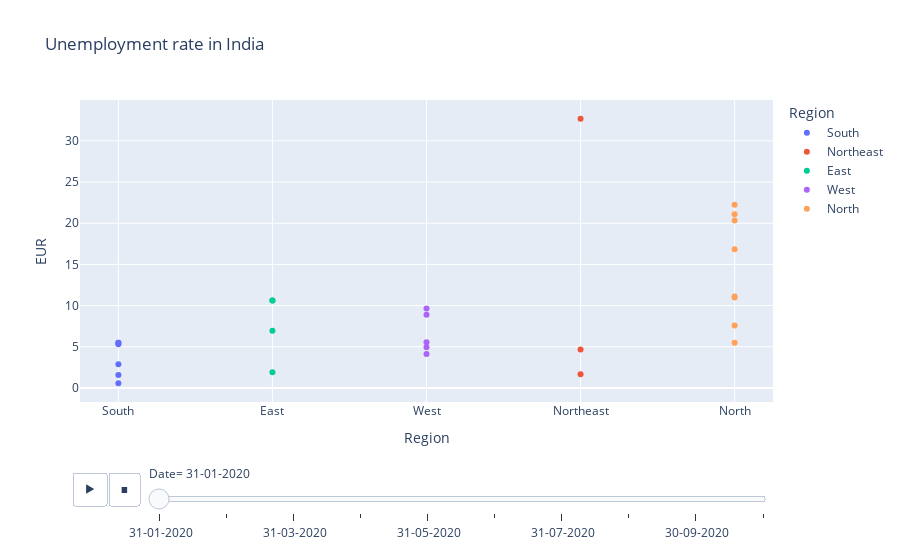

This figure's notebook cell:
### Code cell
#Scatter plot with animation frame
fig4 = px.scatter(df, x="Region", y="EUR", color="Region", animation_frame="Date", title="Unemployment rate in India", template="plotly")
fig4.update_layout(xaxis={'categoryorder':'total ascending'})
fig4.show()

### Figure 1 — Plotly figure (JSON) as saved in the notebook; plotly's stock layout.template omitted (floating-point values rounded to 4 significant figures)
{"data": [{"hovertemplate": "Region=%{x}<br>Date= 31-01-2020<br>EUR=%{y}<extra></extra>", "legendgroup": "South", "marker": {"color": "#636efa", "symbol": "circle"}, "mode": "markers", "name": "South", "orientation": "v", "showlegend": true, "type": "scatter", "x": ["South", "South", "South", "South", "South", "South"], "xaxis": "x", "y": [5.48, 2.86, 5.31, 0.58, 1.57, 5.49], "yaxis": "y"}, {"hovertemplate": "Region=%{x}<br>Date= 31-01-2020<br>EUR=%{y}<extra></extra>", "legendgroup": "Northeast", "marker": {"color": "#EF553B", "symbol": "circle"}, "mode": "markers", "name": "Northeast", "orientation": "v", "showlegend": true, "type": "scatter", "x": ["Northeast", "Northeast", "Northeast"], "xaxis": "x", "y": [4.66, 1.66, 32.67], "yaxis": "y"}, {"hovertemplate": "Region=%{x}<br>Date= 31-01-2020<br>EUR=%{y}<extra></extra>", "legendgroup": "East", "marker": {"color": "#00cc96", "symbol": "circle"}, "mode": "markers", "name": "East", "orientation": "v", "showlegend": true, "type": "scatter", "x": ["East", "East", "East", "East"], "xaxis": "x", "y": [10.61, 10.61, 1.9, 6.94], "yaxis": "y"}, {"hovertemplate": "Region=%{x}<br>Date= 31-01-2020<br>EUR=%{y}<extra></extra>", "legendgroup": "West", "marker": {"color": "#ab63fa", "symbol": "circle"}, "mode": "markers", "name": "West", "orientation": "v", "showlegend": true, "type": "scatter", "x": ["West", "West", "West", "West", "West"], "xaxis": "x", "y": [9.65, 8.89, 5.54, 4.11, 4.95], "yaxis": "y"}, {"hovertemplate": "Region=%{x}<br>Date= 31-01-2020<br>EUR=%{y}<extra></extra>", "legendgroup": "North", "marker": {"color": "#FFA15A", "symbol": "circle"}, "mode": "markers", "name": "North", "orientation": "v", "showlegend": true, "type": "scatter", "x": ["North", "North", "North", "North", "North", "North", "North", "North"], "xaxis": "x", "y": [22.23, 20.34, 16.83, 21.08, 11.11, 10.97, 7.58, 5.49], "yaxis": "y"}], "layout": {"legend": {"title": {"text": "Region"}, "tracegroupgap": 0}, "sliders": [{"active": 0, "currentvalue": {"prefix": "Date="}, "len": 0.9, "pad": {"b": 10, "t": 60}, "steps": [{"args": [[" 31-01-2020"], {"frame": {"duration": 0, "redraw": false}, "fromcurrent": true, "mode": "immediate", "transition": {"duration": 0, "easing": "linear"}}], "label": " 31-01-2020", "method": "animate"}, {"args": [[" 29-02-2020"], {"frame": {"duration": 0, "redraw": false}, "fromcurrent": true, "mode": "immediate", "transition": {"duration": 0, "easing": "linear"}}], "label": " 29-02-2020", "method": "animate"}, {"args": [[" 31-03-2020"], {"frame": {"duration": 0, "redraw": false}, "fromcurrent": true, "mode": "immediate", "transition": {"duration": 0, "easing": "linear"}}], "label": " 31-03-2020", "method": "animate"}, {"args": [[" 30-04-2020"], {"frame": {"duration": 0, "redraw": false}, "fromcurrent": true, "mode": "immediate", "transition": {"duration": 0, "easing": "linear"}}], "label": " 30-04-2020", "method": "animate"}, {"args": [[" 31-05-2020"], {"frame": {"duration": 0, "redraw": false}, "fromcurrent": true, "mode": "immediate", "transition": {"duration": 0, "easing": "linear"}}], "label": " 31-05-2020", "method": "animate"}, {"args": [[" 30-06-2020"], {"frame": {"duration": 0, "redraw": false}, "fromcurrent": true, "mode": "immediate", "transition": {"duration": 0, "easing": "linear"}}], "label": " 30-06-2020", "method": "animate"}, {"args": [[" 31-07-2020"], {"frame": {"duration": 0, "redraw": false}, "fromcurrent": true, "mode": "immediate", "transition": {"duration": 0, "easing": "linear"}}], "label": " 31-07-2020", "method": "animate"}, {"args": [[" 31-08-2020"], {"frame": {"duration": 0, "redraw": false}, "fromcurrent": true, "mode": "immediate", "transition": {"duration": 0, "easing": "linear"}}], "label": " 31-08-2020", "method": "animate"}, {"args": [[" 30-09-2020"], {"frame": {"duration": 0, "redraw": false}, "fromcurrent": true, "mode": "immediate", "transition": {"duration": 0, "easing": "linear"}}], "label": " 30-09-2020", "method": "animate"}, {"args": [[" 31-10-2020"], {"frame": {"duration": 0, "redraw": false}, "fromcurrent": true, "mode": "immediate", "transition": {"duration": 0, "easing": "linear"}}], "label": " 31-10-2020", "method": "animate"}], "x": 0.1, "xanchor": "left", "y": 0, "yanchor": "top"}], "title": {"text": "Unemployment rate in India"}, "updatemenus": [{"buttons": [{"args": [null, {"frame": {"duration": 500, "redraw": false}, "fromcurrent": true, "mode": "immediate", "transition": {"duration": 500, "easing": "linear"}}], "label": "&#9654;", "method": "animate"}, {"args": [[null], {"frame": {"duration": 0, "redraw": false}, "fromcurrent": true, "mode": "immediate", "transition": {"duration": 0, "easing": "linear"}}], "label": "&#9724;", "method": "animate"}], "direction": "left", "pad": {"r": 10, "t": 70}, "showactive": false, "type": "buttons", "x": 0.1, "xanchor": "right", "y": 0, "yanchor": "top"}], "xaxis": {"anchor": "y", "categoryarray": ["South", "Northeast", "East", "West", "North"], "categoryorder": "total ascending", "domain": [0, 1], "title": {"text": "Region"}}, "yaxis": {"anchor": "x", "domain": [0, 1], "title": {"text": "EUR"}}}}
